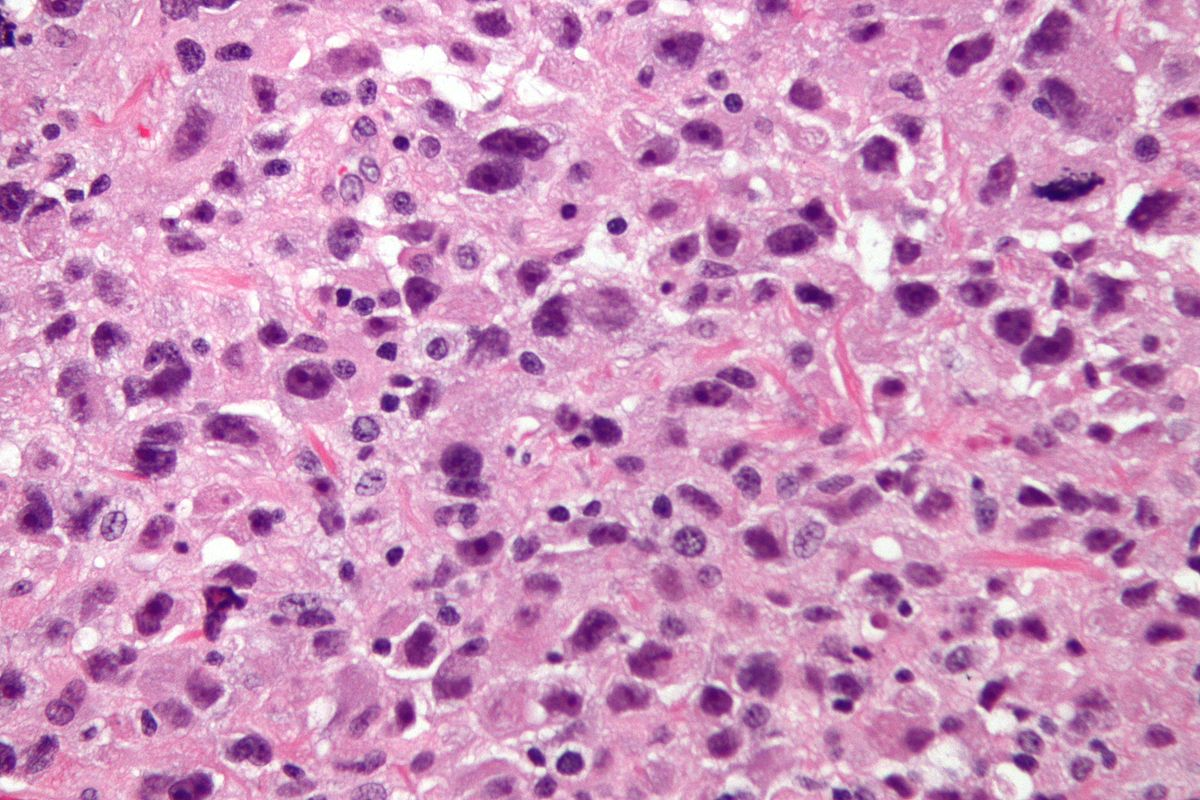
%> input picture Projet INF8801A/Code/projet/fisher_vector/Data/1.jpg, 1200 x 800 px
$ octave sift_compare.m   (GNU Octave 9; MATLAB toolbox functions it lacks are replaced by stand-ins)
%> lines starting %> are read from the running program, lines starting %| are printed output that depends on the picture

clear;
clc;
vl_setup;
%> (this line was passed over: vl_setup is not available in this run)

%% Get images
image = imread('data/1.jpg');
%> image is the input picture: size 800x1200x3 uint8; mean R, G, B 204.8, 148.4, 189.5
image = rgb2gray(image);
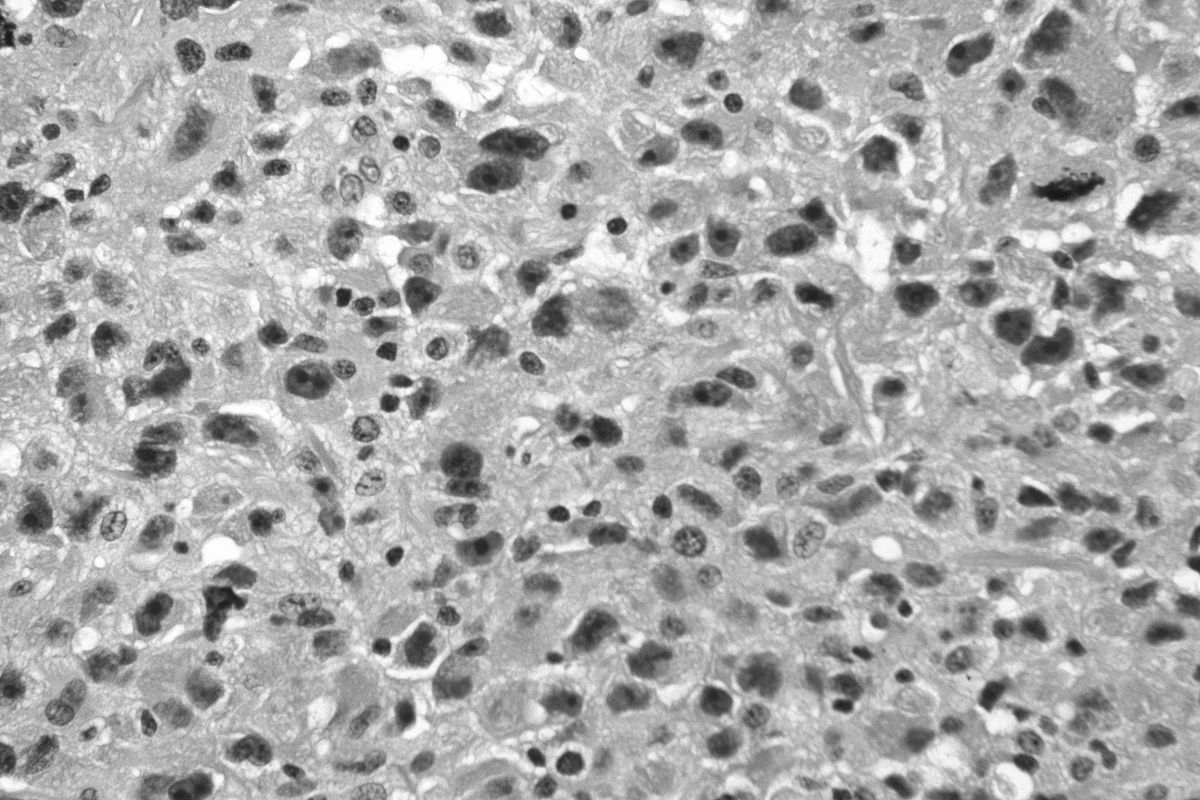
%> image: size 800x1200 uint8; min 22, max 255, mean 170
Ia = double(image);
hImage = size(image, 1);
%> hImage = 800
wImage =  size(image, 2);
%> wImage = 1200

p3 = [round(3 * hImage / 4), round(wImage / 4)];
%> p3 = [600 300]
dimObject = round(sqrt(hImage * wImage * 0.01));
%> dimObject = 98
Ib = image(p3(1, 1) - round(dimObject * 1.25 / 2)  : p3(1, 1) + round(dimObject * 1.25 / 2) , p3(1, 2) - round(dimObject * 1.25 / 2)  : p3(1, 2) + round(dimObject * 1.25 / 2));
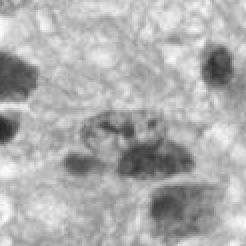
%> Ib: size 123x123 uint8 (shown 2 times larger); min 39, max 253, mean 174.4
Ib = imresize(Ib, [size(Ia, 1), size(Ia, 2)]);
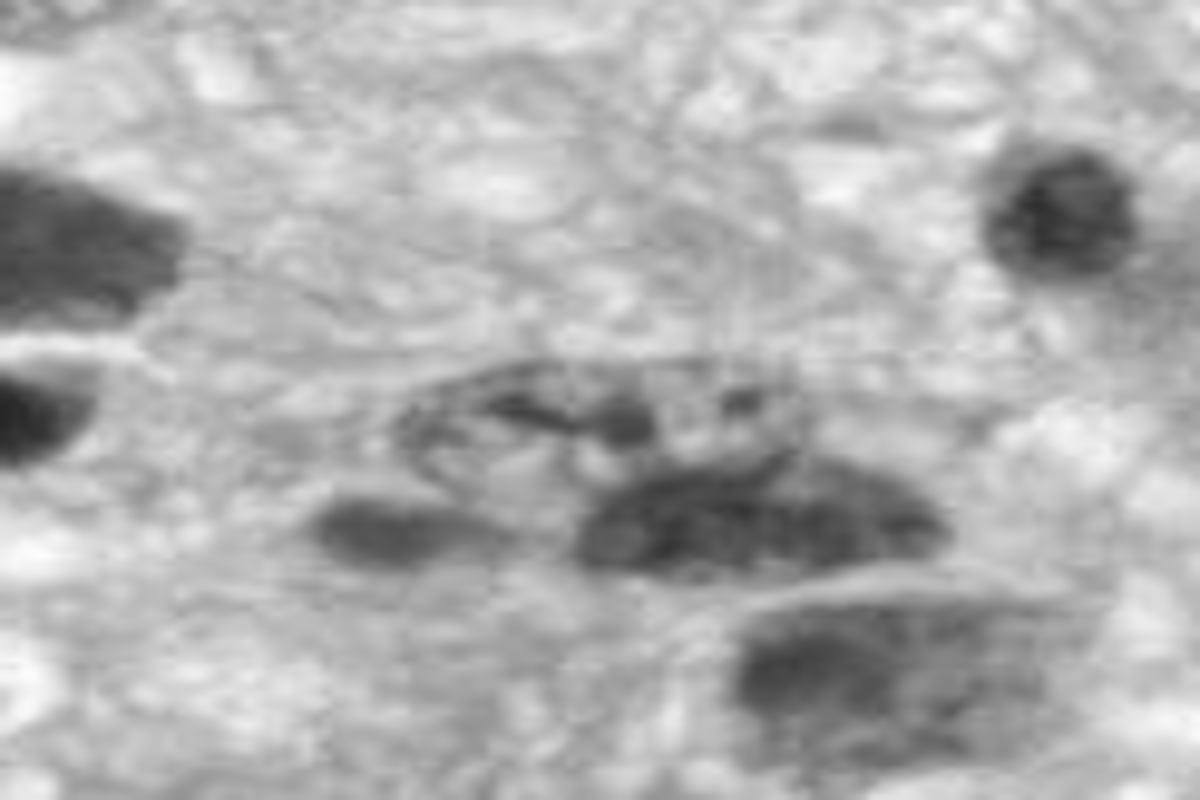
%> Ib: size 800x1200 uint8; min 38, max 253, mean 174.4

tic

%> (the run ends here)

$ run again, with Projet INF8801A/Code/projet/fisher_vector/Data/10.jpg copied over Projet INF8801A/Code/projet/fisher_vector/Data/1.jpg
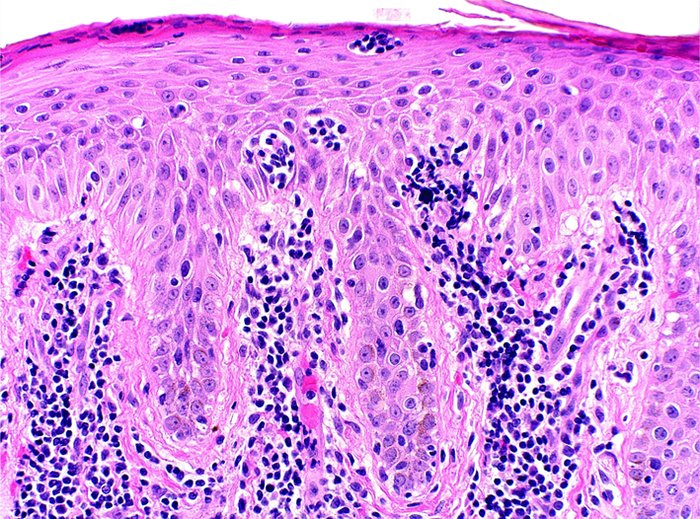
%> input picture Projet INF8801A/Code/projet/fisher_vector/Data/10.jpg, 700 x 519 px
%> image is the input picture: size 519x700x3 uint8; mean R, G, B 210.6, 143, 228.2
%> `image = rgb2gray(image);`:
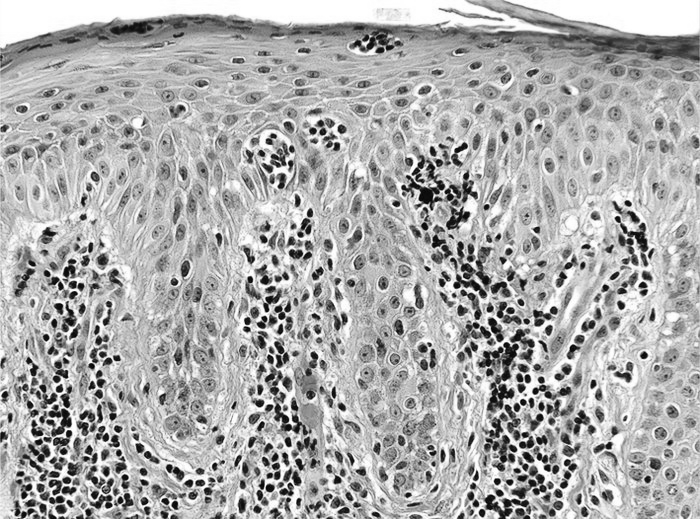
%> image: size 519x700 uint8; min 3, max 255, mean 172.9
%> `Ib = imresize(Ib, [size(Ia, 1), size(Ia, 2)]);`:
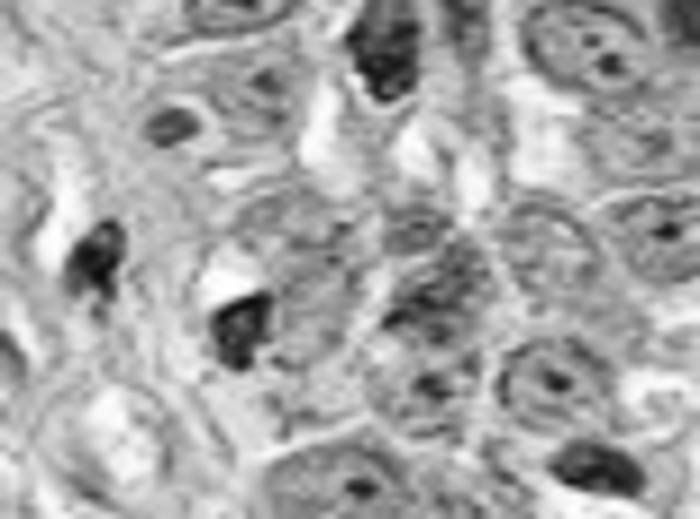
%> Ib: size 519x700 uint8; min 10, max 255, mean 166.4

$ run again, with Projet INF8801A/Code/projet/fisher_vector/Data/11.jpg copied over Projet INF8801A/Code/projet/fisher_vector/Data/1.jpg
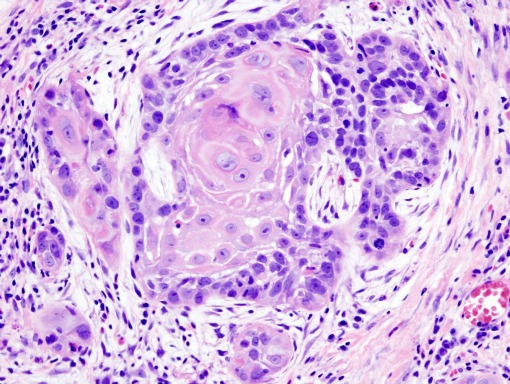
%> input picture Projet INF8801A/Code/projet/fisher_vector/Data/11.jpg, 510 x 384 px
%> image is the input picture: size 384x510x3 uint8; mean R, G, B 213.6, 181.2, 229.3
%> `image = rgb2gray(image);`:
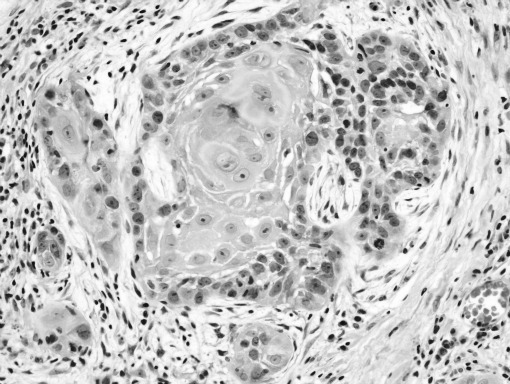
%> image: size 384x510 uint8; min 9, max 255, mean 196.4
%> `Ib = imresize(Ib, [size(Ia, 1), size(Ia, 2)]);`:
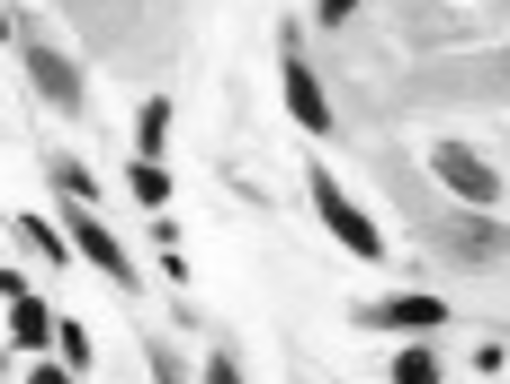
%> Ib: size 384x510 uint8; min 9, max 255, mean 199.9

$ run again, with Projet INF8801A/Code/projet/fisher_vector/Data/13.jpg copied over Projet INF8801A/Code/projet/fisher_vector/Data/1.jpg
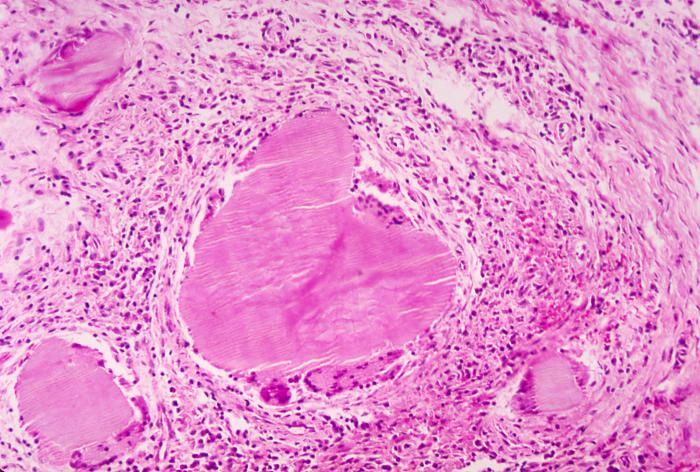
%> input picture Projet INF8801A/Code/projet/fisher_vector/Data/13.jpg, 700 x 472 px
%> image is the input picture: size 472x700x3 uint8; mean R, G, B 228.7, 145.9, 204.7
%> `image = rgb2gray(image);`:
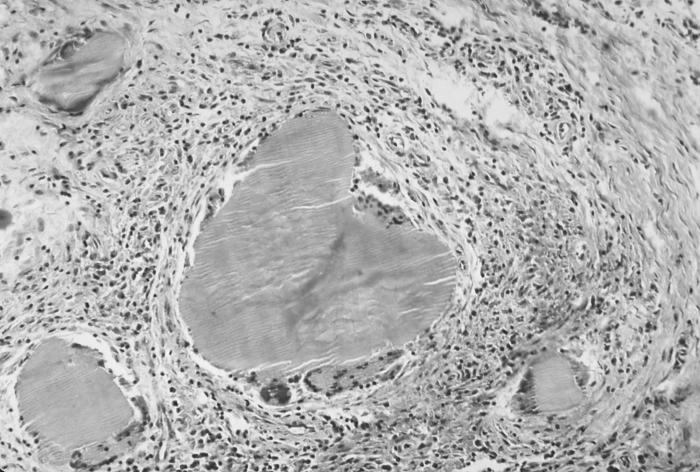
%> image: size 472x700 uint8; min 22, max 250, mean 177.4
%> `Ib = imresize(Ib, [size(Ia, 1), size(Ia, 2)]);`:
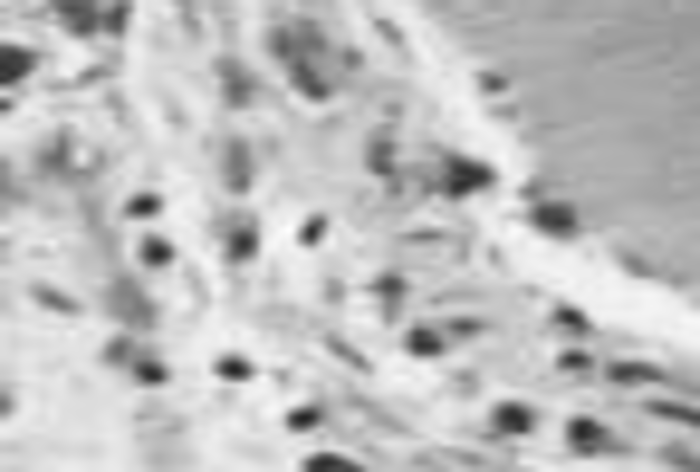
%> Ib: size 472x700 uint8; min 35, max 255, mean 189.2
